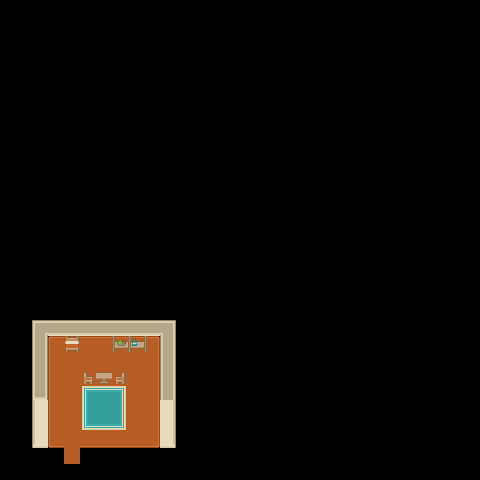

This game map was drawn from its Tiled (.tmx) file and the tilesets committed beside it. A one-line description and the full map source follow:
An orthogonal 30x30 tile map with 16x16 px tiles, 2 tile layers (externo, detalles).

<map version="1.0" tiledversion="1.0.2" orientation="orthogonal" renderorder="left-down" width="30" height="30" tilewidth="16" tileheight="16" nextobjectid="1">
 <tileset firstgid="1" source="base_tileset.tsx" />
 <layer name="externo" width="30" height="30">
  <data encoding="csv">
0,0,0,0,0,0,0,0,0,0,0,0,0,0,0,0,0,0,0,0,0,0,0,0,0,0,0,0,0,0,
0,0,0,0,0,0,0,0,0,0,0,0,0,0,0,0,0,0,0,0,0,0,0,0,0,0,0,0,0,0,
0,0,0,0,0,0,0,0,0,0,0,0,0,0,0,0,0,0,0,0,0,0,0,0,0,0,0,0,0,0,
0,0,0,0,0,0,0,0,0,0,0,0,0,0,0,0,0,0,0,0,0,0,0,0,0,0,0,0,0,0,
0,0,0,0,0,0,0,0,0,0,0,0,0,0,0,0,0,0,0,0,0,0,0,0,0,0,0,0,0,0,
0,0,0,0,0,0,0,0,0,0,0,0,0,0,0,0,0,0,0,0,0,0,0,0,0,0,0,0,0,0,
0,0,0,0,0,0,0,0,0,0,0,0,0,0,0,0,0,0,0,0,0,0,0,0,0,0,0,0,0,0,
0,0,0,0,0,0,0,0,0,0,0,0,0,0,0,0,0,0,0,0,0,0,0,0,0,0,0,0,0,0,
0,0,0,0,0,0,0,0,0,0,0,0,0,0,0,0,0,0,0,0,0,0,0,0,0,0,0,0,0,0,
0,0,0,0,0,0,0,0,0,0,0,0,0,0,0,0,0,0,0,0,0,0,0,0,0,0,0,0,0,0,
0,0,0,0,0,0,0,0,0,0,0,0,0,0,0,0,0,0,0,0,0,0,0,0,0,0,0,0,0,0,
0,0,0,0,0,0,0,0,0,0,0,0,0,0,0,0,0,0,0,0,0,0,0,0,0,0,0,0,0,0,
0,0,0,0,0,0,0,0,0,0,0,0,0,0,0,0,0,0,0,0,0,0,0,0,0,0,0,0,0,0,
0,0,0,0,0,0,0,0,0,0,0,0,0,0,0,0,0,0,0,0,0,0,0,0,0,0,0,0,0,0,
0,0,0,0,0,0,0,0,0,0,0,0,0,0,0,0,0,0,0,0,0,0,0,0,0,0,0,0,0,0,
0,0,0,0,0,0,0,0,0,0,0,0,0,0,0,0,0,0,0,0,0,0,0,0,0,0,0,0,0,0,
0,0,0,0,0,0,0,0,0,0,0,0,0,0,0,0,0,0,0,0,0,0,0,0,0,0,0,0,0,0,
0,0,0,0,0,0,0,0,0,0,0,0,0,0,0,0,0,0,0,0,0,0,0,0,0,0,0,0,0,0,
0,0,0,0,0,0,0,0,0,0,0,0,0,0,0,0,0,0,0,0,0,0,0,0,0,0,0,0,0,0,
0,0,0,0,0,0,0,0,0,0,0,0,0,0,0,0,0,0,0,0,0,0,0,0,0,0,0,0,0,0,
0,0,701,699,699,699,699,699,699,699,702,0,0,0,0,0,0,0,0,0,0,0,0,0,0,0,0,0,0,0,
0,0,757,1438,1439,1439,1439,1439,1439,1440,757,0,0,0,0,0,0,0,0,0,0,0,0,0,0,0,0,0,0,0,
0,0,757,1495,1496,1496,1496,1496,1496,1497,757,0,0,0,0,0,0,0,0,0,0,0,0,0,0,0,0,0,0,0,
0,0,757,1495,1496,1496,1496,1496,1496,1497,757,0,0,0,0,0,0,0,0,0,0,0,0,0,0,0,0,0,0,0,
0,0,812,1495,1496,1496,1496,1496,1496,1497,757,0,0,0,0,0,0,0,0,0,0,0,0,0,0,0,0,0,0,0,
0,0,1272,1495,1496,1496,1496,1496,1496,1497,1274,0,0,0,0,0,0,0,0,0,0,0,0,0,0,0,0,0,0,0,
0,0,1272,1495,1496,1496,1496,1496,1496,1497,1274,0,0,0,0,0,0,0,0,0,0,0,0,0,0,0,0,0,0,0,
0,0,1329,1552,1553,1553,1553,1553,1553,1554,1331,0,0,0,0,0,0,0,0,0,0,0,0,0,0,0,0,0,0,0,
0,0,0,0,0,0,0,0,0,0,0,0,0,0,0,0,0,0,0,0,0,0,0,0,0,0,0,0,0,0,
0,0,0,0,0,0,0,0,0,0,0,0,0,0,0,0,0,0,0,0,0,0,0,0,0,0,0,0,0,0
</data>
 </layer>
 <layer name="detalles" width="30" height="30">
  <data encoding="csv">
0,0,0,0,0,0,0,0,0,0,0,0,0,0,0,0,0,0,0,0,0,0,0,0,0,0,0,0,0,0,
0,0,0,0,0,0,0,0,0,0,0,0,0,0,0,0,0,0,0,0,0,0,0,0,0,0,0,0,0,0,
0,0,0,0,0,0,0,0,0,0,0,0,0,0,0,0,0,0,0,0,0,0,0,0,0,0,0,0,0,0,
0,0,0,0,0,0,0,0,0,0,0,0,0,0,0,0,0,0,0,0,0,0,0,0,0,0,0,0,0,0,
0,0,0,0,0,0,0,0,0,0,0,0,0,0,0,0,0,0,0,0,0,0,0,0,0,0,0,0,0,0,
0,0,0,0,0,0,0,0,0,0,0,0,0,0,0,0,0,0,0,0,0,0,0,0,0,0,0,0,0,0,
0,0,0,0,0,0,0,0,0,0,0,0,0,0,0,0,0,0,0,0,0,0,0,0,0,0,0,0,0,0,
0,0,0,0,0,0,0,0,0,0,0,0,0,0,0,0,0,0,0,0,0,0,0,0,0,0,0,0,0,0,
0,0,0,0,0,0,0,0,0,0,0,0,0,0,0,0,0,0,0,0,0,0,0,0,0,0,0,0,0,0,
0,0,0,0,0,0,0,0,0,0,0,0,0,0,0,0,0,0,0,0,0,0,0,0,0,0,0,0,0,0,
0,0,0,0,0,0,0,0,0,0,0,0,0,0,0,0,0,0,0,0,0,0,0,0,0,0,0,0,0,0,
0,0,0,0,0,0,0,0,0,0,0,0,0,0,0,0,0,0,0,0,0,0,0,0,0,0,0,0,0,0,
0,0,0,0,0,0,0,0,0,0,0,0,0,0,0,0,0,0,0,0,0,0,0,0,0,0,0,0,0,0,
0,0,0,0,0,0,0,0,0,0,0,0,0,0,0,0,0,0,0,0,0,0,0,0,0,0,0,0,0,0,
0,0,0,0,0,0,0,0,0,0,0,0,0,0,0,0,0,0,0,0,0,0,0,0,0,0,0,0,0,0,
0,0,0,0,0,0,0,0,0,0,0,0,0,0,0,0,0,0,0,0,0,0,0,0,0,0,0,0,0,0,
0,0,0,0,0,0,0,0,0,0,0,0,0,0,0,0,0,0,0,0,0,0,0,0,0,0,0,0,0,0,
0,0,0,0,0,0,0,0,0,0,0,0,0,0,0,0,0,0,0,0,0,0,0,0,0,0,0,0,0,0,
0,0,0,0,0,0,0,0,0,0,0,0,0,0,0,0,0,0,0,0,0,0,0,0,0,0,0,0,0,0,
0,0,0,0,0,0,0,0,0,0,0,0,0,0,0,0,0,0,0,0,0,0,0,0,0,0,0,0,0,0,
0,0,0,0,0,0,0,0,0,0,0,0,0,0,0,0,0,0,0,0,0,0,0,0,0,0,0,0,0,0,
0,0,0,0,187,0,0,297,298,182,0,0,0,0,0,0,0,0,0,0,0,0,0,0,0,0,0,0,0,0,
0,0,0,0,0,0,0,0,0,0,0,0,0,0,0,0,0,0,0,0,0,0,0,0,0,0,0,0,0,0,
0,0,0,0,0,193,364,194,0,0,0,0,0,0,0,0,0,0,0,0,0,0,0,0,0,0,0,0,0,0,
0,0,0,0,0,1265,1266,1267,0,0,0,0,0,0,0,0,0,0,0,0,0,0,0,0,0,0,0,0,0,0,
0,0,0,0,0,1322,1323,1324,0,0,0,0,0,0,0,0,0,0,0,0,0,0,0,0,0,0,0,0,0,0,
0,0,0,0,0,1379,1380,1381,0,0,0,0,0,0,0,0,0,0,0,0,0,0,0,0,0,0,0,0,0,0,
0,0,0,0,1496,0,0,0,0,0,0,0,0,0,0,0,0,0,0,0,0,0,0,0,0,0,0,0,0,0,
0,0,0,0,1496,0,0,0,0,0,0,0,0,0,0,0,0,0,0,0,0,0,0,0,0,0,0,0,0,0,
0,0,0,0,0,0,0,0,0,0,0,0,0,0,0,0,0,0,0,0,0,0,0,0,0,0,0,0,0,0
</data>
 </layer>
</map>
